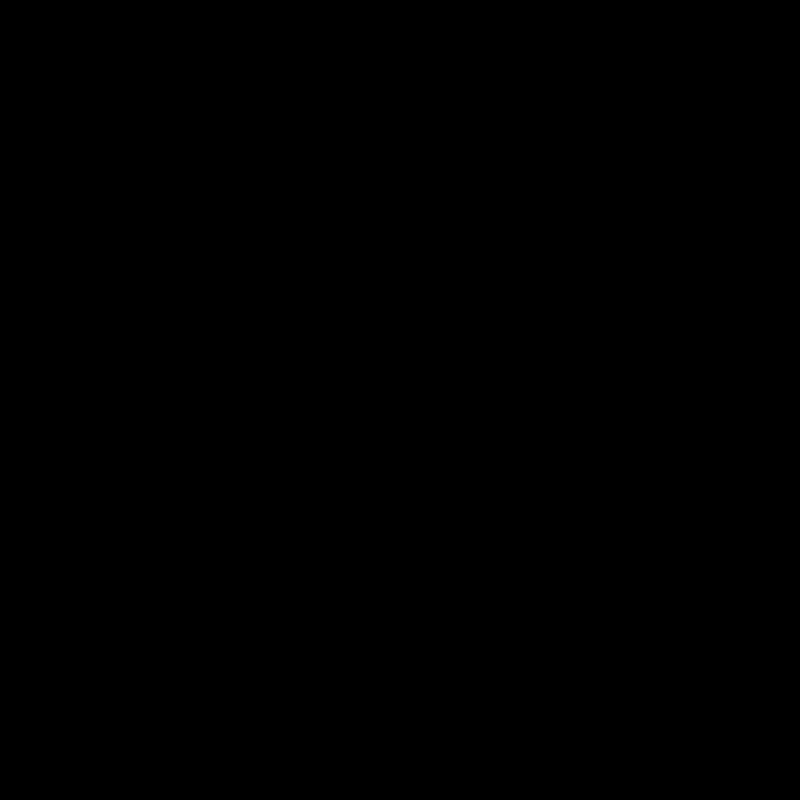
Frame 1 (no input)
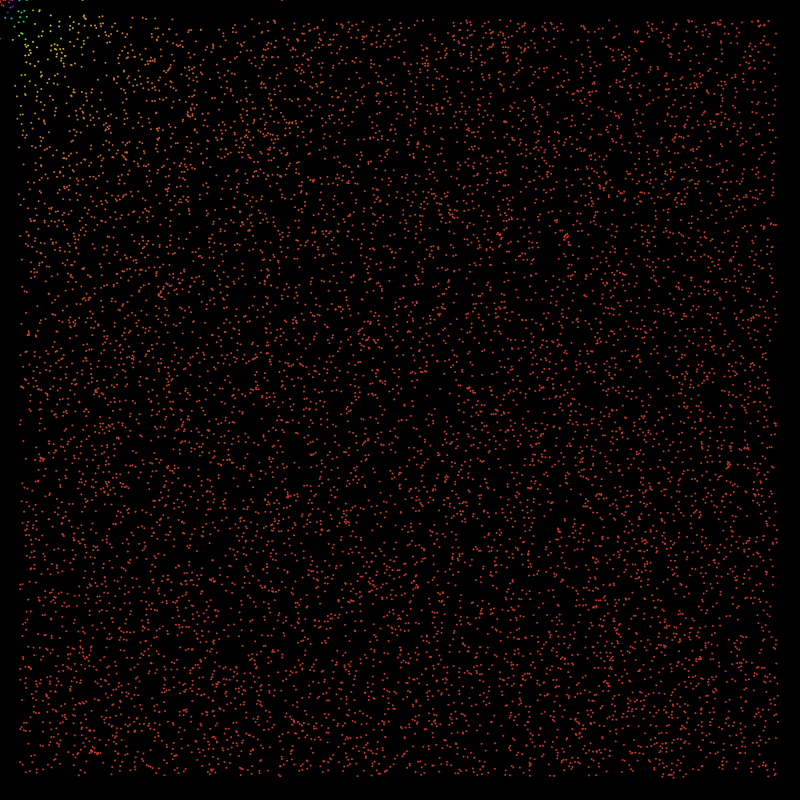
Frame 60 (the mouse pressed at the canvas centre just before this capture)
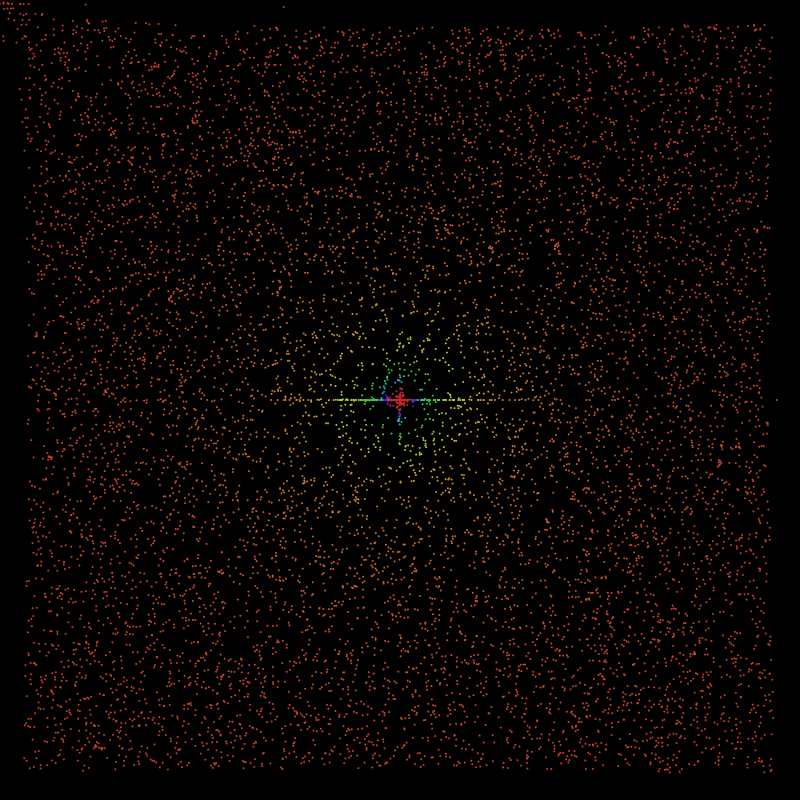
Frame 120 (the mouse held since frame 60 and released just before this capture)

The Processing sketch that drew these frames (run headless with seeded random() and noise(); from frame 60 on, the mouse is pressed at the canvas centre):

// Processing sketch: Dots_of_Moose
// ── Dots_of_Moose.pde
Dot[] dots = new Dot[10000];


void setup() {
  size(800, 800);
  background(0);
  
  colorMode(HSB, 1, 1, 1);

  for (int i = 0; i < dots.length; i++) {
    dots[i] = new Dot(random(20, width-20), random(20, height-20));
  }
}

void draw() {
  background(0);

  for (int i = 0; i < dots.length; i++) {
    dots[i].update();
    dots[i].attract(mouseX, mouseY);
  }
}

// ── Dot.pde
public class Dot {
  private float dotX, dotY = 0;
  private color hue = color(0);

  public Dot(float x, float y) {
    dotX = x;
    dotY = y;
  }

  public void update() {
    fill(hue);
    noStroke();
    ellipse(dotX, dotY, 2, 2);
  }

  public void attract(float x, float y) {
    float dir = 0;
    if (y < dotY) {
      dir = (float)Math.PI + atan((x-dotX)/(y-dotY));
    } else {
      dir = atan((x-dotX)/(y-dotY));
    }
    dotX += (50.0/sqrt((x-dotX)*(x-dotX)+(y-dotY)*(y-dotY)))*sin(dir);
    dotY += (50.0/sqrt((x-dotX)*(x-dotX)+(y-dotY)*(y-dotY)))*cos(dir);
    
    hue = color(map((50.0/sqrt((x-dotX)*(x-dotX)+(y-dotY)*(y-dotY))), 0, 5, 0, 1), .8, .8);
  }
}
